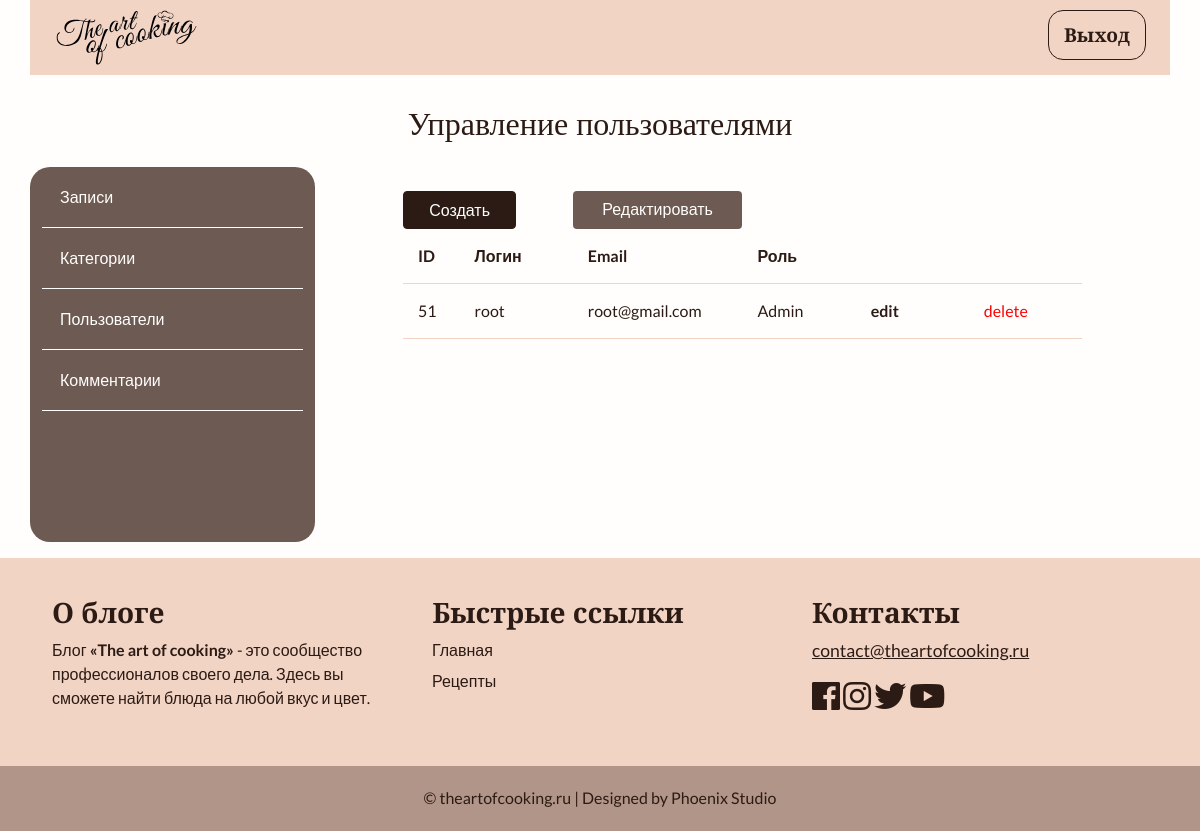
Page /admin/users/index.php on the earlier database version.
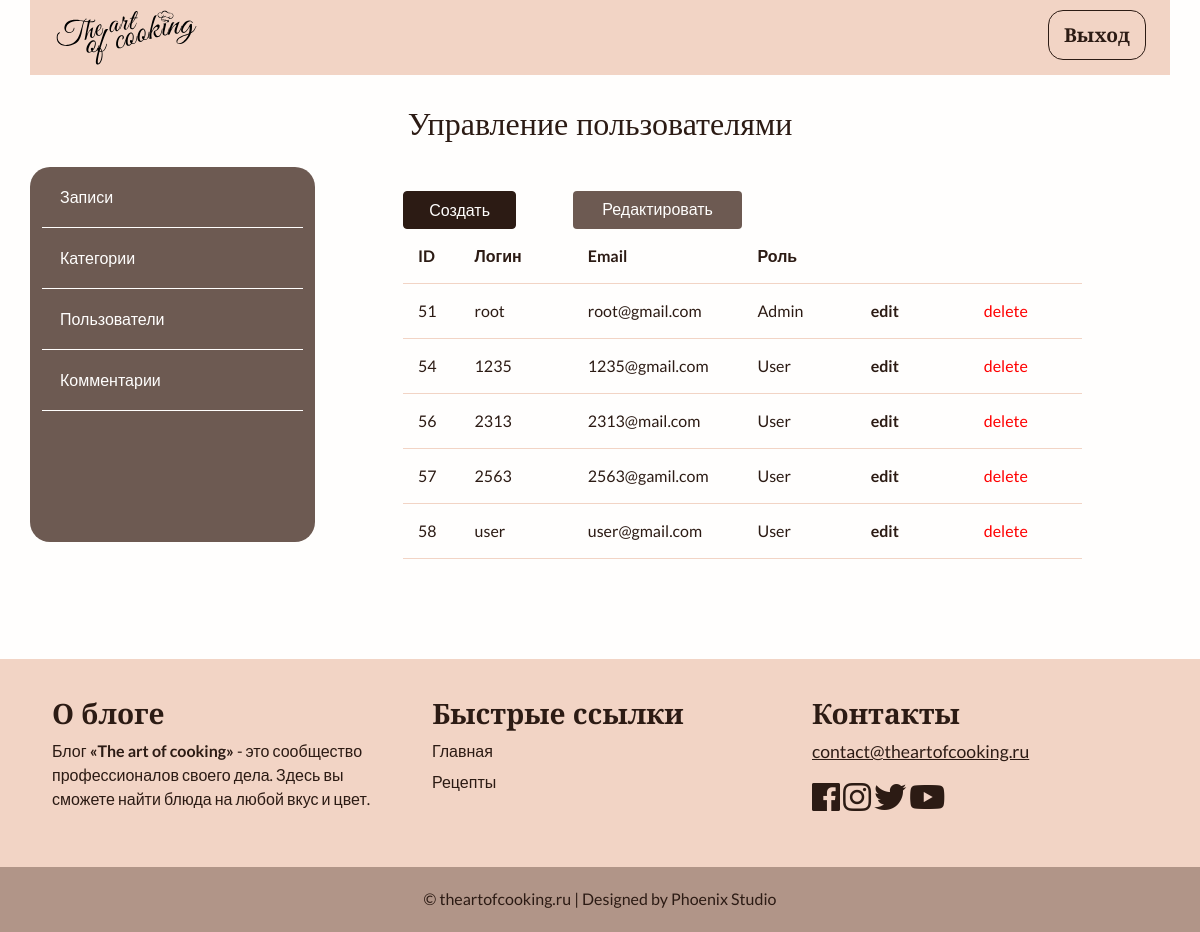
Same page on the later database version.
### tables this page shows
CREATE TABLE `users` (
  `id` int NOT NULL,
  `admin` tinyint NOT NULL,
  `username` varchar(255) NOT NULL,
  `email` varchar(255) NOT NULL,
  `password` varchar(255) NOT NULL,
  `created` timestamp NOT NULL DEFAULT CURRENT_TIMESTAMP
);

### app/database/db.php (called while the page is built, shortened)
<?php
require 'connect.php';
function dbCheckError($query){
    $errInfo = $query->errorInfo();
    return true;
}
function selectAll($table, $params = []){
    global $pdo;
    $sql = "SELECT * FROM $table";
    $query = $pdo->prepare($sql);
    $query->execute();
    return $query->fetchAll();
}

### app/controllers/users.php (called while the page is built, shortened)
<?php
include SITE_ROOT . "/app/database/db.php";
$users = selectAll('users');

### admin/users/index.php (the view, shortened to what this page needs)
<?php
include "../../app/controllers/users.php"
?>
<!doctype html>
<html lang="en">
<head>
    <link href="https://cdn.jsdelivr.net/npm/bootstrap@5.0.0-beta2/dist/css/bootstrap.min.css" rel="stylesheet"
>
    <link rel="stylesheet" href="https://use.fontawesome.com/releases/v5.7.2/css/all.css"
>
    <link rel="stylesheet" href="../../assets/css/admin.css">
</head>
<body>
    <main class="flex-shrink-0">
        <?php include("../../app/include/header-admin.php"); ?>
        <div class="container">
            <h2 class="main-header text-center">Управление пользователями</h2>
            <?php include "../../app/include/sidebar-admin.php"; ?>
            <div class="posts col-9">
                <div class="button row">
                    <a href="<?php echo BASE_URL . "admin/users/create.php";?>"
                        class="col-2 btn btn-success">Создать</a>
                    <span class="col-1"></span>
                    <a href="<?php echo BASE_URL . "admin/users/index.php";?>"
                        class="col-3 btn btn-warning">Редактировать</a>
                </div>
                <div class="row title-table">
                    <div class="col-1">ID</div>
                    <div class="col-2">Логин</div>
                    <div class="col-3">Email</div>
                    <div class="col-2">Роль</div>
                    <div class="col-4"></div>
                </div>
                <?php foreach ($users as $key => $user): ?>
                <div class="row post">
                    <div class="col-1"><?=$user['id'];?></div>
                    <div class="col-2"><?=$user['username'];?></div>
                    <div class="col-3"><?=$user['email'];?></div>
                    <?php if ($user['admin'] == 1): ?>
                    <div class="col-2">Admin</div>
                    <?php else: ?>
                    <div class="col-2">User</div>
                    <? endif; ?>
                    <div class="col-2"><a class="red" href="edit.php?edit_id=<?=$user['id'];?>">edit</a></div>
                    <div class="col-2"><a class="del" href="index.php?delete_id=<?=$user['id'];?>">delete</a></div>
                </div>
                <?php endforeach; ?>
            </div>
        </div>
    </main>
    <?php include("../../app/include/footer.php"); ?>
</body>
</html>

Differences in the rows shown:
added users: id "54", username "1235", email "1235@gmail.com", admin "User"
added users: id "56", username "2313", email "2313@mail.com", admin "User"
added users: id "57", username "2563", email "2563@gamil.com", admin "User"
added users: id "58", username "user", email "user@gmail.com", admin "User"
